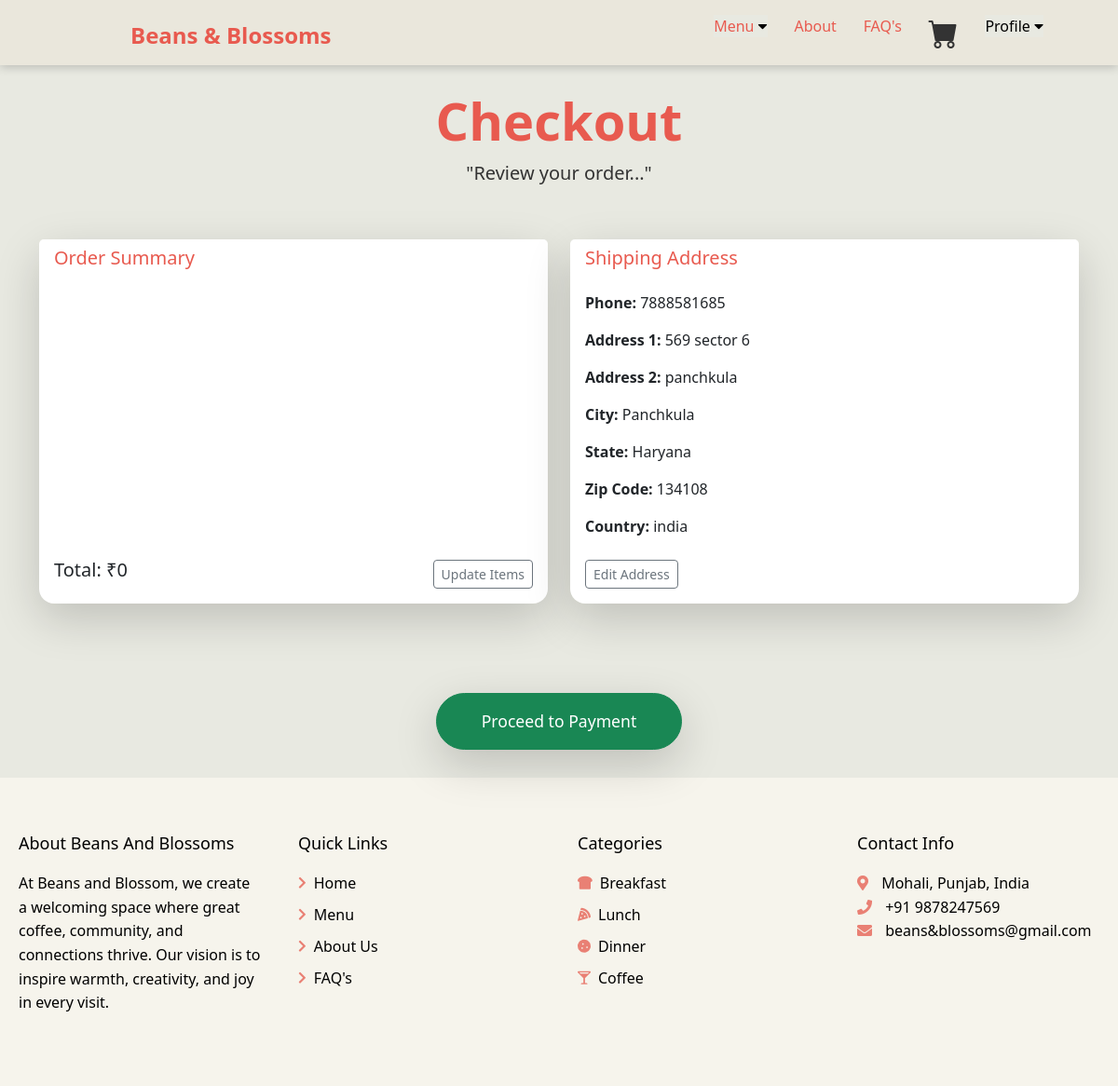
/cart/checkout/ (signed in), run on the app's committed database.
### main/models.py (models this page shows, shortened)
class Profile(models.Model):
    user=models.OneToOneField(User, on_delete=models.CASCADE)
    date_modified = models.DateTimeField(User, auto_now=True)
    phone = models.CharField(max_length=20, blank=True)
    address1 = models.CharField(max_length=200, blank=True)
    address2 = models.CharField(max_length=200, blank=True)
    city = models.CharField(max_length=200, blank=True)
    state = models.CharField(max_length=200, blank=True)
    zipcode = models.CharField(max_length=200, blank=True)
    country = models.CharField(max_length=200, blank=True)
    old_cart = models.TextField(blank=True, null=True, default='{}')

### cart/views.py (the view)
# urls.py: path('checkout/', views.checkout, name = "checkout"),
def checkout(request):
    if not request.user.is_authenticated:
        messages.info(request, "You need to register or log in before proceeding to checkout.")
        return redirect('/?show_register_modal=true')  # Passing a query param to trigger the modal
    cart = Cart(request)
    cart_products = cart.get_prods
    quantities = cart.get_quants
    totals = cart.cart_total()
    profile = None
    if request.user.is_authenticated:
        try:
            profile = Profile.objects.get(user=request.user)
        except Profile.DoesNotExist:
            profile = None
    return render(request, "checkout.html", {
        "cart_products": cart_products,
        "quantities": quantities,
        "totals": totals,
        "profile": profile,  # Pass profile to template
    })

### cart/cart.py (called while the page is built, shortened)
    def cart_total(self):
        product_ids = self.cart.keys()
        products = Product.objects.filter(id__in = product_ids)
        quantities = self.cart
        total=0
        return total

    def get_prods(self):
        product_ids = self.cart.keys()
        products = Product.objects.filter(id__in=product_ids)
        return products

### cart/context_processors.py (called while the page is built)
def cart(request):
    return {'cart': Cart(request)}

### cart/templates/checkout.html (shortened to what this page needs)
{% extends 'base.html' %}
{% load static %}
{% block content %}
<header class="py-5">
    <div class="container px-4 px-lg-5 my-5">
        <div class="text-center">
            <h1 class="display-4 fw-bolder" style="color: #E85A4F;">Checkout</h1>
            <p class="lead fw-normal mb-0" style="color: #333;">"Review your order..."</p>
        </div>
    </div>
</header>
<div class="container mb-5" style="margin-top: -40px;">
    <div class="row d-flex align-items-stretch">
        <div class="col-md-6 mb-4 d-flex">
            <div class="card shadow-lg rounded-4 border-0 w-100 h-100">
                <div class="card-header bg-white border-bottom-0 rounded-top-4">
                    <h5 class="mb-0" style="color: #E85A4F;">Order Summary</h5>
                </div>
                <div class="card-body d-flex flex-column justify-content-between">
                    <div class="d-flex justify-content-between align-items-center mt-3">
                        <h5 class="text-end">Total: ₹{{ totals }}</h5>
                        <a href="{% url 'cart_summary' %}" class="btn btn-outline-secondary btn-sm">Update Items</a>
                    </div>
                </div>
            </div>
        </div>
        <div class="col-md-6 mb-4 d-flex">
            <div class="card shadow-lg rounded-4 border-0 w-100 h-100">
                <div class="card-header bg-white border-bottom-0 rounded-top-4">
                    <h5 class="mb-0" style="color: #E85A4F;">Shipping Address</h5>
                </div>
                <div class="card-body d-flex flex-column justify-content-between">
                    <div>
                        {% if profile.phone and profile.address1 and profile.city and profile.state and profile.zipcode and profile.country %}
                            <p><strong>Phone:</strong> {{ profile.phone }}</p>
                            <p><strong>Address 1:</strong> {{ profile.address1 }}</p>
                            {% if profile.address2 %}
                                <p><strong>Address 2:</strong> {{ profile.address2 }}</p>
                            {% endif %}
                            <p><strong>City:</strong> {{ profile.city }}</p>
                            <p><strong>State:</strong> {{ profile.state }}</p>
                            <p><strong>Zip Code:</strong> {{ profile.zipcode }}</p>
                            <p><strong>Country:</strong> {{ profile.country }}</p>
                        {% else %}
                            <p class="text-warning">⚠️ Your shipping details are incomplete. Please update your address information.</p>
                        {% endif %}
                    </div>
                    <div>
                        {% if profile.phone and profile.address1 %}
                            <a href="#" data-bs-toggle="modal" data-bs-target="#userInfoModal" class="btn btn-outline-secondary btn-sm mt-2">Edit Address</a>
                        {% else %}
                            <a href="#" data-bs-toggle="modal" data-bs-target="#userInfoModal" class="btn btn-outline-primary btn-sm mt-2">Update Address Info</a>
                        {% endif %}
                    </div>
                </div>
            </div>
        </div>
    </div>
</div>
<br/>
<center>
<button type="submit" class="btn btn-success px-5 py-3 rounded-pill shadow-lg" style="font-size: 1.1rem; transition: transform 0.2s ease-in-out; margin-bottom: 30px;">
  Proceed to Payment
</button>
</center>
{% endblock %}

### main/templates/base.html (style rules this page uses)
* { margin: 0; padding: 0; box-sizing: border-box; }
body { background-color: #E8E9E1; }

### data on the page
Profile: phone "7888581685", address1 "569 sector 6", address2 "panchkula", city "Panchkula", state "Haryana", zipcode "134108", country "india"

### other printed values
{{ totals }} "0"
